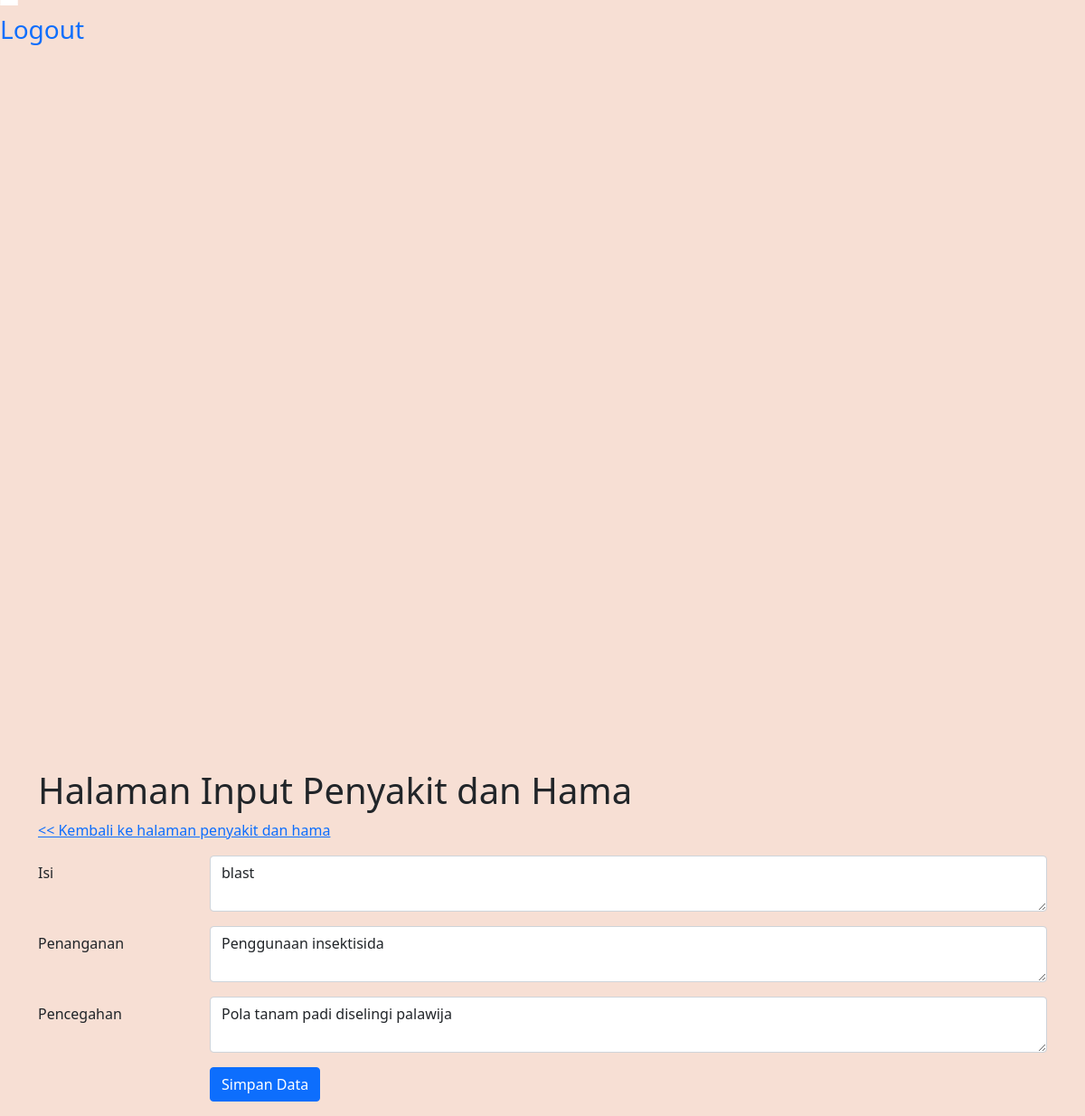
Screenshot of /admin/about_input.php?id=1 (signed in) with the database file from the repository.
### tables this page shows
CREATE TABLE `about` (
  `id` int(11) NOT NULL,
  `isi` varchar(500) NOT NULL,
  `penanganan` text NOT NULL,
  `pencegahan` text NOT NULL
);

### admin/about_input.php (the view, shortened to what this page needs)
<?php include("inc_sidebar.php")?>
<body style='background-color:#F7DFD4'>
<?php
$isi        = "";
$penanganan = "";
$pencegahan = "";
if(isset($_GET['id'])){
    $id = $_GET['id'];
}else{
    $id = "";
}
if($id != ""){
    $sql1   = "SELECT * FROM about WHERE id = '$id'";
    $q1     = mysqli_query($koneksi, $sql1);
    $r1     = mysqli_fetch_array($q1);
    $isi        = $r1['isi'];
    $penanganan = $r1['penanganan'];
    $pencegahan = $r1['pencegahan'];
}
?>
<div class="container">
    <h1>Halaman Input Penyakit dan Hama</h1>
    <div class="mb-3 row">
        <a href="about.php"><< Kembali ke halaman penyakit dan hama</a>
    </div>
    <form action="" method="post">
        <div class="mb-3 row">
            <label for="isi" class="col-sm-2 col-form-label">Isi</label>
            <div class="col-sm-10">
                <textarea name="isi" class="form-control"><?php echo $isi ?></textarea>
            </div>
        </div>
        <div class="mb-3 row">
            <label for="penanganan" class="col-sm-2 col-form-label">Penanganan</label>
            <div class="col-sm-10">
                <textarea name="penanganan" class="form-control"><?php echo $penanganan ?></textarea>
            </div>
        </div>
        <div class="mb-3 row">
            <label for="pencegahan" class="col-sm-2 col-form-label">Pencegahan</label>
            <div class="col-sm-10">
                <textarea name="pencegahan" class="form-control"><?php echo $pencegahan ?></textarea>
            </div>
        </div>
        <div class="mb-3 row">
            <div class="col-sm-2"></div>
            <div class="col-sm-10">
                <input type="submit" name="simpan" value="Simpan Data" class="btn btn-primary" />
            </div>
        </div>
    </form>
</div>
</body>

### rows the page displays
about: isi "blast", penanganan "Penggunaan insektisida", pencegahan "Pola tanam padi diselingi palawija"
